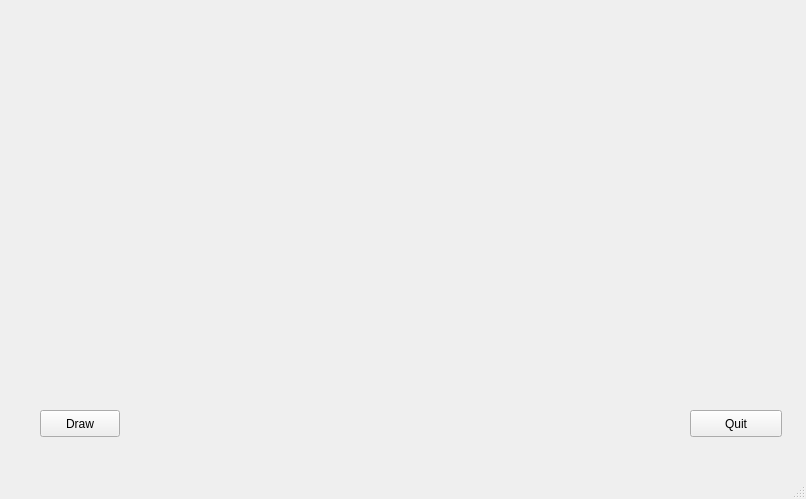
<?xml version="1.0" encoding="UTF-8"?>
<ui version="4.0">
 <class>MainWindow</class>
 <widget class="QMainWindow" name="MainWindow">
  <property name="geometry">
   <rect>
    <x>0</x>
    <y>0</y>
    <width>806</width>
    <height>499</height>
   </rect>
  </property>
  <property name="windowTitle">
   <string>MainWindow</string>
  </property>
  <widget class="QWidget" name="centralwidget">
   <widget class="QPushButton" name="quit">
    <property name="geometry">
     <rect>
      <x>690</x>
      <y>410</y>
      <width>92</width>
      <height>27</height>
     </rect>
    </property>
    <property name="text">
     <string>Quit</string>
    </property>
   </widget>
   <widget class="QWidget" name="verticalLayoutWidget">
    <property name="geometry">
     <rect>
      <x>30</x>
      <y>20</y>
      <width>751</width>
      <height>301</height>
     </rect>
    </property>
    <layout class="QVBoxLayout" name="layout_scene"/>
   </widget>
   <widget class="QPushButton" name="draw">
    <property name="geometry">
     <rect>
      <x>40</x>
      <y>410</y>
      <width>80</width>
      <height>27</height>
     </rect>
    </property>
    <property name="text">
     <string>Draw</string>
    </property>
   </widget>
  </widget>
  <widget class="QMenuBar" name="menubar">
   <property name="geometry">
    <rect>
     <x>0</x>
     <y>0</y>
     <width>806</width>
     <height>23</height>
    </rect>
   </property>
  </widget>
  <widget class="QStatusBar" name="statusbar"/>
 </widget>
 <resources/>
 <connections/>
</ui>
